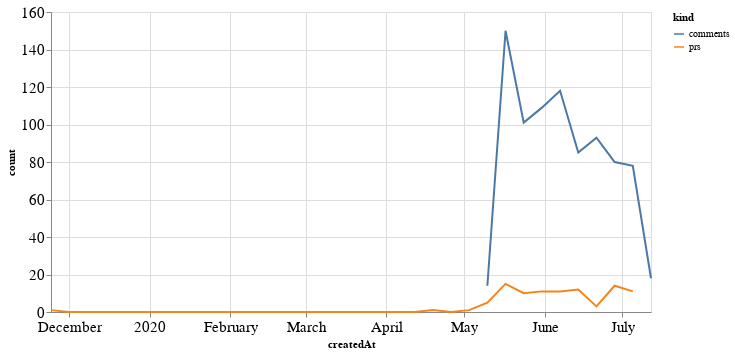

Here is the notebook cell this chart was saved with:
### Code cell
alt.Chart(total_time, width=600).mark_line().encode(
    x='createdAt',
    y='count',
    color='kind'
)

### Figure 1 — Vega-Lite specification as saved in the notebook (floating-point values rounded to 4 significant figures)
{"config": {"axisLeft": {"labelFontSize": 15}, "axisBottom": {"labelFontSize": 15}}, "data": {"name": "data-c691e50a5bd45f5ad56e4fc81bc9646a"}, "mark": "line", "encoding": {"color": {"type": "nominal", "field": "kind"}, "x": {"type": "temporal", "field": "createdAt"}, "y": {"type": "quantitative", "field": "count"}}, "width": 600, "$schema": "https://vega.github.io/schema/vega-lite/v4.8.1.json", "datasets": {"data-c691e50a5bd45f5ad56e4fc81bc9646a": [{"createdAt": "2019-11-24T00:00:00", "kind": "prs", "count": 1.0}, {"createdAt": "2019-12-01T00:00:00", "kind": "prs", "count": 0.0}, {"createdAt": "2019-12-08T00:00:00", "kind": "prs", "count": 0.0}, {"createdAt": "2019-12-15T00:00:00", "kind": "prs", "count": 0.0}, {"createdAt": "2019-12-22T00:00:00", "kind": "prs", "count": 0.0}, {"createdAt": "2019-12-29T00:00:00", "kind": "prs", "count": 0.0}, {"createdAt": "2020-01-05T00:00:00", "kind": "prs", "count": 0.0}, {"createdAt": "2020-01-12T00:00:00", "kind": "prs", "count": 0.0}, {"createdAt": "2020-01-19T00:00:00", "kind": "prs", "count": 0.0}, {"createdAt": "2020-01-26T00:00:00", "kind": "prs", "count": 0.0}, {"createdAt": "2020-02-02T00:00:00", "kind": "prs", "count": 0.0}, {"createdAt": "2020-02-09T00:00:00", "kind": "prs", "count": 0.0}, {"createdAt": "2020-02-16T00:00:00", "kind": "prs", "count": 0.0}, {"createdAt": "2020-02-23T00:00:00", "kind": "prs", "count": 0.0}, {"createdAt": "2020-03-01T00:00:00", "kind": "prs", "count": 0.0}, {"createdAt": "2020-03-08T00:00:00", "kind": "prs", "count": 0.0}, {"createdAt": "2020-03-15T00:00:00", "kind": "prs", "count": 0.0}, {"createdAt": "2020-03-22T00:00:00", "kind": "prs", "count": 0.0}, {"createdAt": "2020-03-29T00:00:00", "kind": "prs", "count": 0.0}, {"createdAt": "2020-04-05T00:00:00", "kind": "prs", "count": 0.0}, {"createdAt": "2020-04-12T00:00:00", "kind": "prs", "count": 0.0}, {"createdAt": "2020-04-19T00:00:00", "kind": "prs", "count": 1.0}, {"createdAt": "2020-04-26T00:00:00", "kind": "prs", "count": 0.0}, {"createdAt": "2020-05-03T00:00:00", "kind": "prs", "count": 1.0}, {"createdAt": "2020-05-10T00:00:00", "kind": "prs", "count": 5.0}, {"createdAt": "2020-05-17T00:00:00", "kind": "prs", "count": 15.0}, {"createdAt": "2020-05-24T00:00:00", "kind": "prs", "count": 10.0}, {"createdAt": "2020-05-31T00:00:00", "kind": "prs", "count": 11.0}, {"createdAt": "2020-06-07T00:00:00", "kind": "prs", "count": 11.0}, {"createdAt": "2020-06-14T00:00:00", "kind": "prs", "count": 12.0}, {"createdAt": "2020-06-21T00:00:00", "kind": "prs", "count": 3.0}, {"createdAt": "2020-06-28T00:00:00", "kind": "prs", "count": 14.0}, {"createdAt": "2020-07-05T00:00:00", "kind": "prs", "count": 11.0}, {"createdAt": "2020-07-12T00:00:00", "kind": "prs", "count": null}, {"createdAt": "2019-11-24T00:00:00", "kind": "comments", "count": null}, {"createdAt": "2019-12-01T00:00:00", "kind": "comments", "count": null}, {"createdAt": "2019-12-08T00:00:00", "kind": "comments", "count": null}, {"createdAt": "2019-12-15T00:00:00", "kind": "comments", "count": null}, {"createdAt": "2019-12-22T00:00:00", "kind": "comments", "count": null}, {"createdAt": "2019-12-29T00:00:00", "kind": "comments", "count": null}, {"createdAt": "2020-01-05T00:00:00", "kind": "comments", "count": null}, {"createdAt": "2020-01-12T00:00:00", "kind": "comments", "count": null}, {"createdAt": "2020-01-19T00:00:00", "kind": "comments", "count": null}, {"createdAt": "2020-01-26T00:00:00", "kind": "comments", "count": null}, {"createdAt": "2020-02-02T00:00:00", "kind": "comments", "count": null}, {"createdAt": "2020-02-09T00:00:00", "kind": "comments", "count": null}, {"createdAt": "2020-02-16T00:00:00", "kind": "comments", "count": null}, {"createdAt": "2020-02-23T00:00:00", "kind": "comments", "count": null}, {"createdAt": "2020-03-01T00:00:00", "kind": "comments", "count": null}, {"createdAt": "2020-03-08T00:00:00", "kind": "comments", "count": null}, {"createdAt": "2020-03-15T00:00:00", "kind": "comments", "count": null}, {"createdAt": "2020-03-22T00:00:00", "kind": "comments", "count": null}, {"createdAt": "2020-03-29T00:00:00", "kind": "comments", "count": null}, {"createdAt": "2020-04-05T00:00:00", "kind": "comments", "count": null}, {"createdAt": "2020-04-12T00:00:00", "kind": "comments", "count": null}, {"createdAt": "2020-04-19T00:00:00", "kind": "comments", "count": null}, {"createdAt": "2020-04-26T00:00:00", "kind": "comments", "count": null}, {"createdAt": "2020-05-03T00:00:00", "kind": "comments", "count": null}, {"createdAt": "2020-05-10T00:00:00", "kind": "comments", "count": 14.0}, {"createdAt": "2020-05-17T00:00:00", "kind": "comments", "count": 150.0}, {"createdAt": "2020-05-24T00:00:00", "kind": "comments", "count": 101.0}, {"createdAt": "2020-05-31T00:00:00", "kind": "comments", "count": 109.0}, {"createdAt": "2020-06-07T00:00:00", "kind": "comments", "count": 118.0}, {"createdAt": "2020-06-14T00:00:00", "kind": "comments", "count": 85.0}, {"createdAt": "2020-06-21T00:00:00", "kind": "comments", "count": 93.0}, {"createdAt": "2020-06-28T00:00:00", "kind": "comments", "count": 80.0}, {"createdAt": "2020-07-05T00:00:00", "kind": "comments", "count": 78.0}, {"createdAt": "2020-07-12T00:00:00", "kind": "comments", "count": 18.0}]}}
